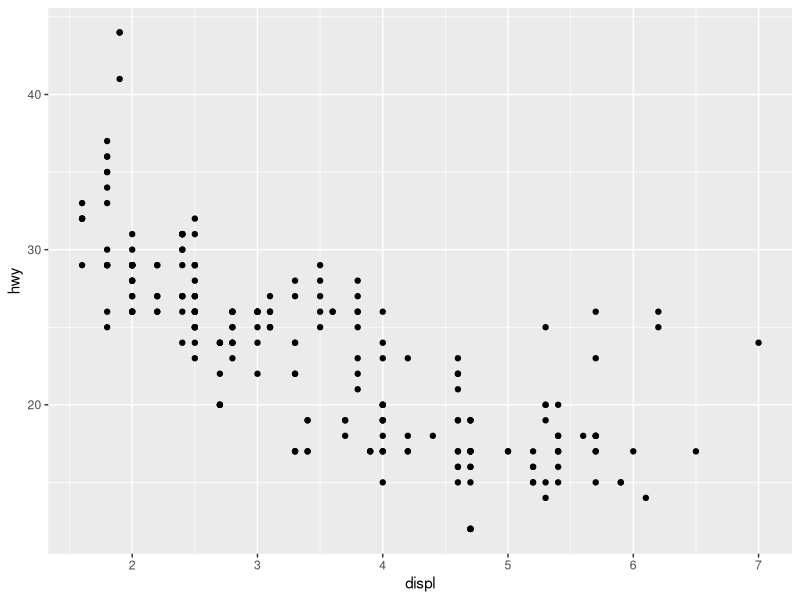
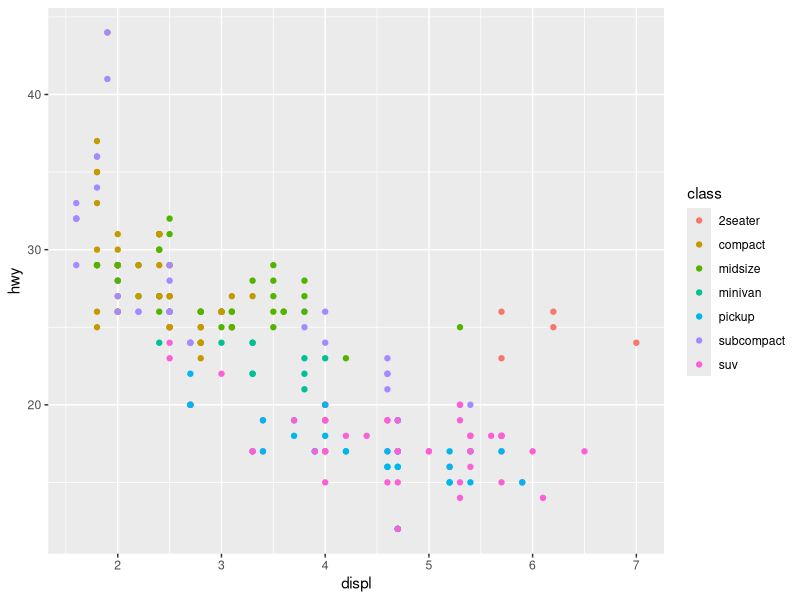
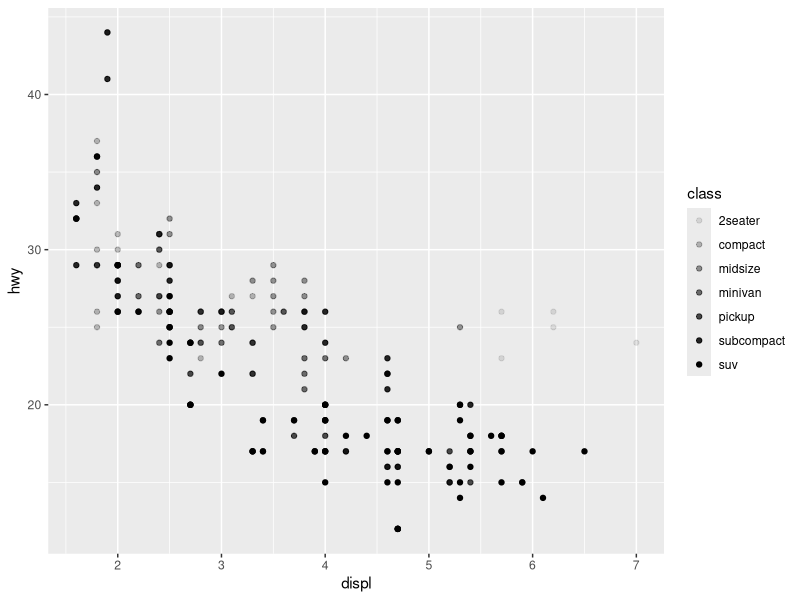
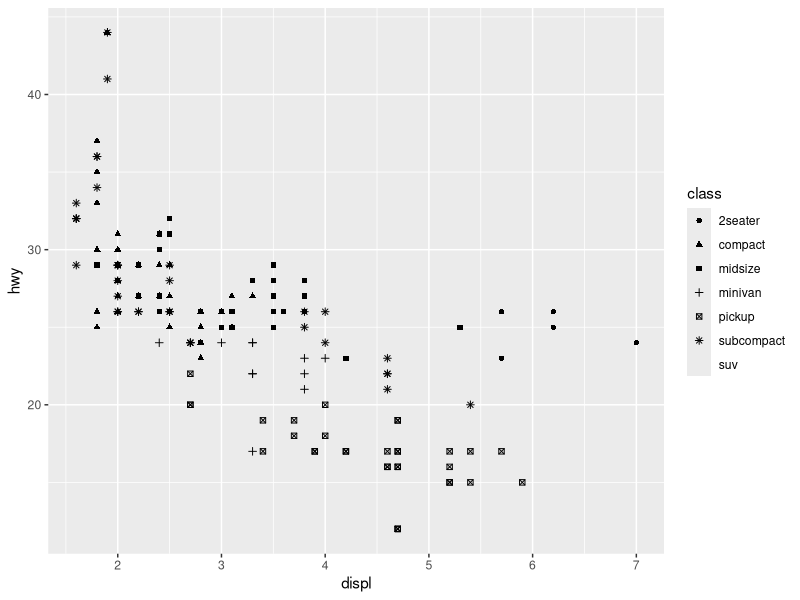
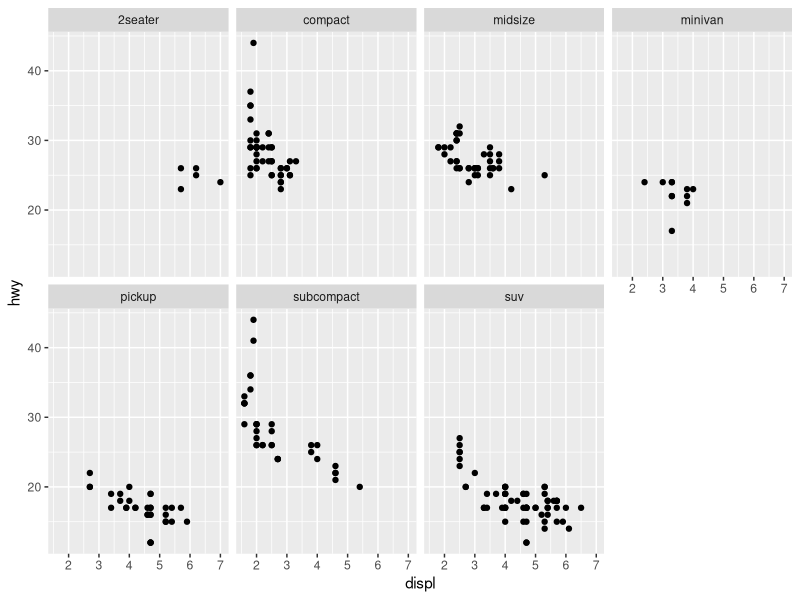
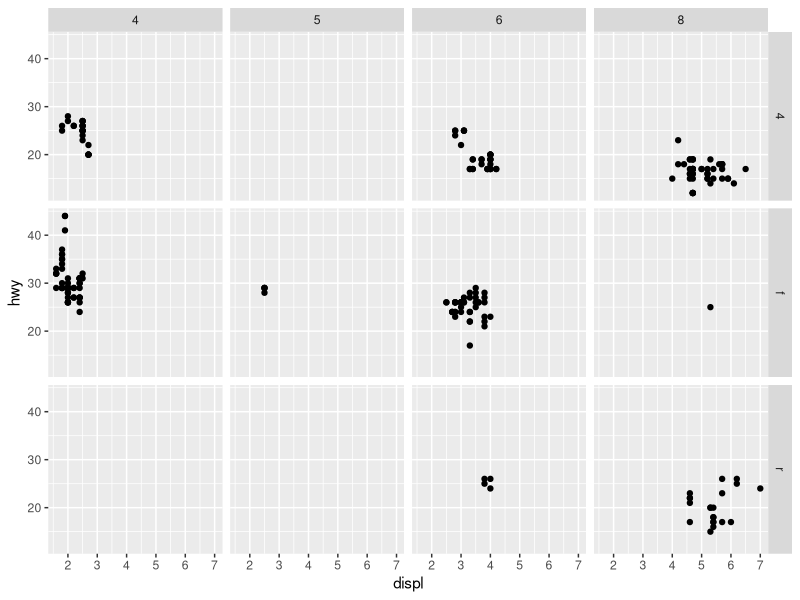
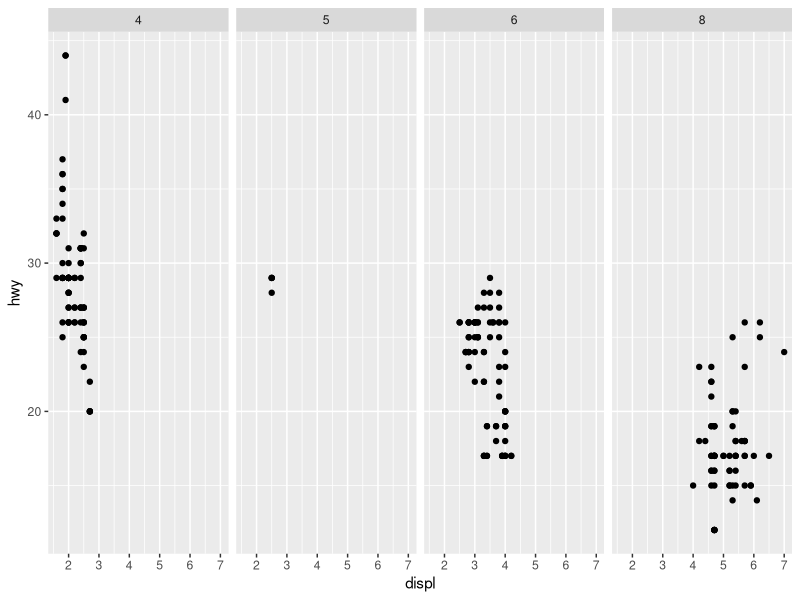
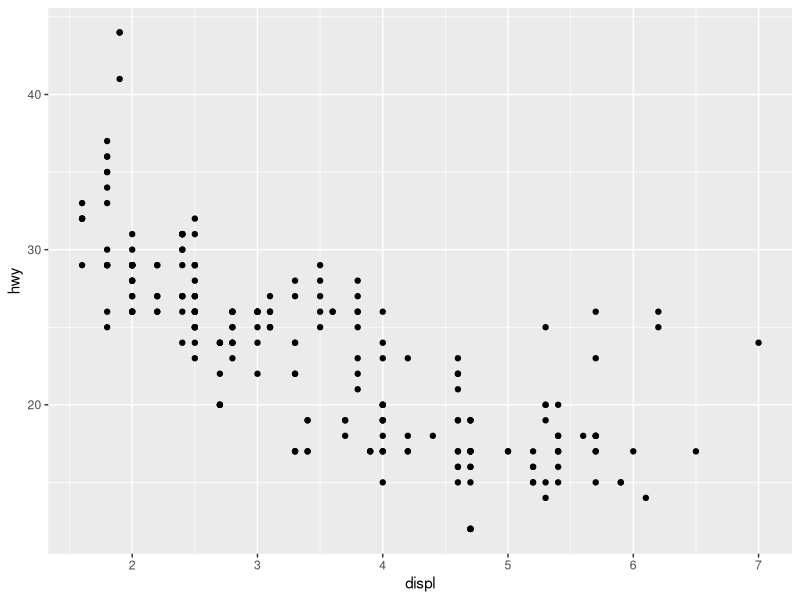

Reproduce these figures in R, in order. (Note: this script raises an error after producing the figures.)
#The purpose of the intro-ggplot2.R file is to provide examples of the basics
#of ggplot2 visuals.

#First you want to ensure the package which contains ggplot2 is installed. In
#your commmand line you want to run the line 'install.packages("tidyverse")'.

#Secondly ensure the library tidyverse is referenced in this file for use.
library(tidyverse)

#Visuals in ggplot2 use data input in the form of data frames. A data frame is a
#rectangular collection of variables (in the columns) and observations
#(in the rows).

#Now, within the tidyverse library there are datasets provided for use such as
#mpg, which has columns with names displ (engine size in liters) and hwy (a
#car's fuel efficiency in mpg). To learn more about mpg open its help page by
#running the command '?mpg'.

#Using ggplot2 you must use the function ggplot() to begin the plot of and data.
#The function geom_point() adds a layer of points to your plot. The mapping
#argument is always paired with the function aes(), and the x and y arguments of
#aes() specify which variables to map to the x-axis and y-axis.

#Basic plot template for ggplot2:
ggplot(data = mpg) +
    geom_point(mapping = aes(x = displ, y = hwy))

#AES:
#A third variable which can be added to a two-dimensional scatterplot by mapping
#into an aesthetic would be class. One great way to convey informationa bout
#your data is to map the aesthetics in your plot to the variables in your
#dataset.

ggplot(data = mpg) +
    geom_point(mapping = aes(x = displ, y = hwy, color = class))

#**ggplot2 automatically assigns a unique level of the aesthetic to each unique
#value of the variable, which is a process known as scaling. A helpful outcome
#of scaling is that ggplot2 also adds a legend that explains which levels
#correspond to which values.**

#**Be careful of mapping an unordered variable to an unordered aesthetic, this
#can result in a visual which is illegible.**

#Alpha controls the transparency of points. 
ggplot(data = mpg) +
    geom_point(mapping = aes(x = displ, y = hwy, alpha = class))

#Shape controls the shape of points.
ggplot(data = mpg) +
    geom_point(mapping = aes(x = displ, y = hwy, shape = class))

#**For the x-axis and y-axis aesthetics, ggplot2 will not create a legend, but
#it does creat an axis line with tick marks and a label. The axis line acts as
#a legend; it explains the mapping between locations and values.

#FACETS:
#Facets are subplots that each display one subset of the data.
#To facet your plot on a single variable you use the facet_wrap() functions.
#The first argument of this functions should be a data structure, which you
#create with ~ followed by a variable name.
#For instance...:
ggplot(data = mpg) +
    geom_point(mapping = aes(x = displ, y= hwy)) +
    facet_wrap(~ class, nrow = 2)

#When faceting a plot on two variables, use facet_grid(). The first argument of
#facet grid is a data structure, the data 
#structure should contain two variable names seperated by ~.
ggplot(data = mpg) +
    geom_point(mapping = aes(x = displ, y= hwy)) +
    facet_grid(drv ~ cyl)

#**If you do not want to facet in the rows or columns dimension, use a . instead
#of a variable as the first argument in facet_grid().**
ggplot(data = mpg) +
    geom_point(mapping = aes(x = displ, y= hwy)) +
    facet_grid(. ~ cyl)

#GEOMETRIC ObJECTS:
#A geom is the geometrical object that a plut uses to represent data. Normally
#plots are descibed by the type of geom that the plot uses.
#**Not every aesthetic works with every geom.**
#**ggplot2 provides over 30 geoms.**
#To learn more about each geom simply use ?geom_name.

#Here are two examples of ggplot2 geoms we haven't seen yet in this file:
ggplot(data = mpg) +
    geom_point(mapping = aes(x = displ, y= hwy))
ggplot(data = mpg) +
    geom_smooth(mapping = aes(x = displ, y = hwy))

#By passing mappings to ggplot() you can avoid repetitin and even produce
#legends for specific mappings. Try the two plots below and note the difference.
ggplot(data = mpg, mapping = aes(x = displ, y = hwy)) +
    geom_smooth() +
    geom_point()
ggplot(data = mpg) +
    geom_point(mapping = aes(x = displ, y = hwy)) +
    geom_smooth()

#COORDINATE SYSTEMS:
#The default coordinate system is the Cartesian coordinate system where the x
#and y position act independently to find the location of each point.
#**The function coord_flip() will switch the x and y axes.**
ggplot(data = mpg, mapping = aes(x = class, y= hwy)) +
    geom_boxplot() + 
    coord_flip()
#**The function coord_quickmap() sets the aspect ratio correctly for maps.**
nz <- map_data("nz")
ggplot(nz, aes(long, lat, group = group)) +
    geom_polygon(fill = "white", color = "black") + 
    coord_quickmap()
#**The function coord_polar() uses polar coordinates.**
bar <- ggplot(data = diamonds) +
    geom_bar(
        mapping = aes(x = cut, fill = cut), 
        show.legend = FALSE,
        width = 1
    ) +
    theme(aspect.ratio = 1) +
    labs(x = NULL, y = NULL)

bar + coord_flip()
bar + coord_polar()


#All information provided in this file is from
#[Grolemund, G., Wickham, H. (2017). R for Data Science. O'Reilly Media, Inc.]
